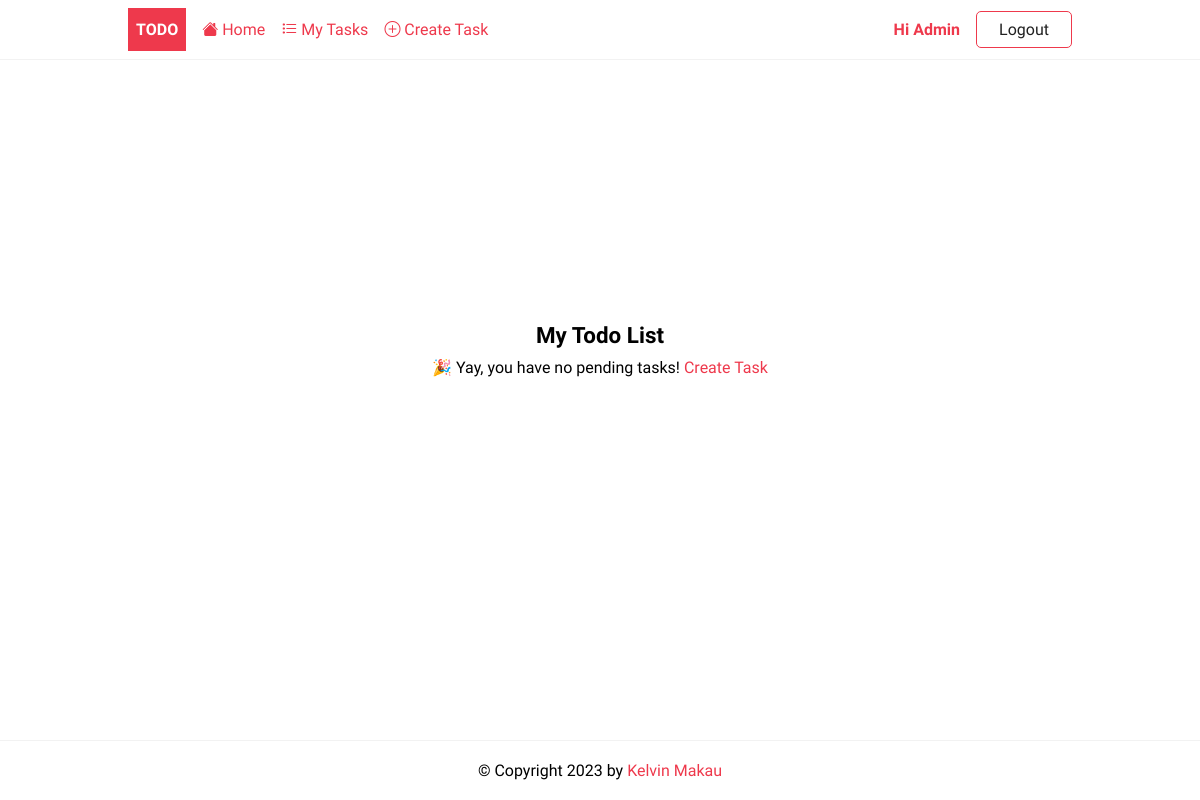
The app's page /tasks (signed in), older data.
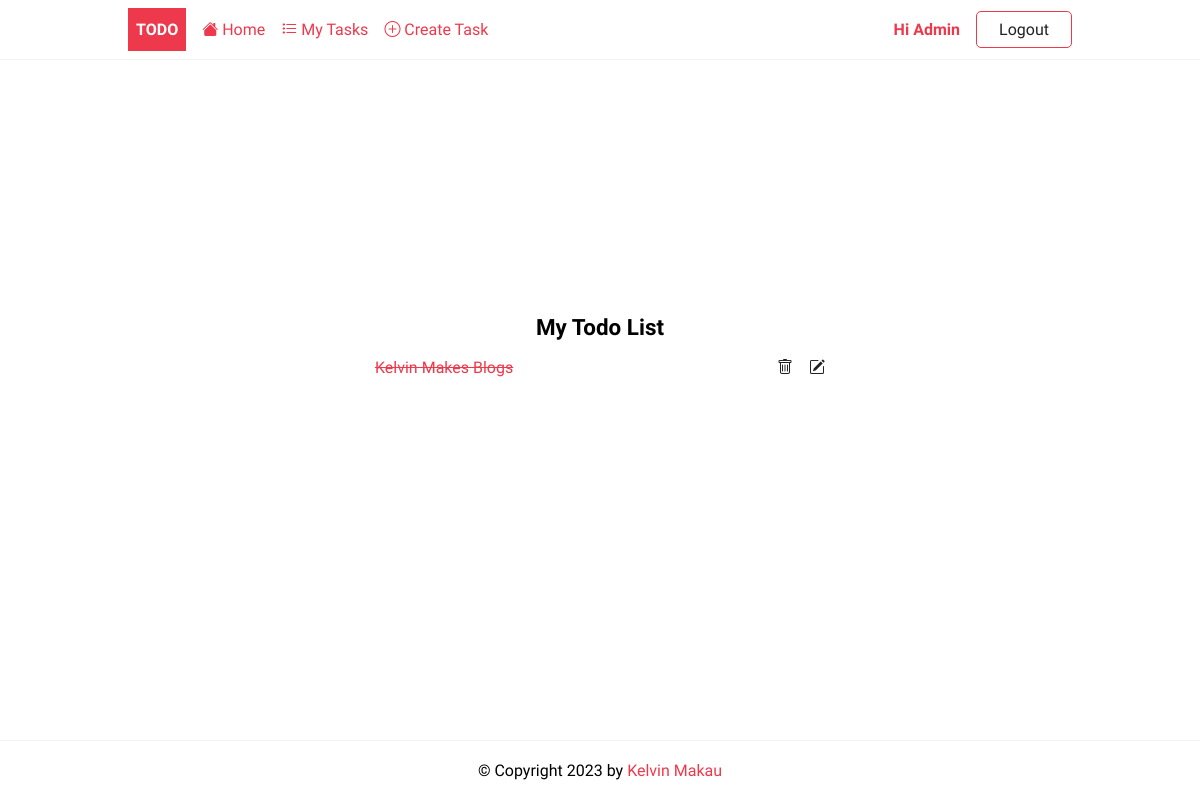
The same page, newer data.
### todo/models.py (models this page shows, shortened)
class Task(models.Model):
    title = models.CharField(max_length=255)
    description = models.TextField(null=True, blank=True)
    completed = models.BooleanField(default=False)
    created_at = models.DateTimeField(auto_now_add=True)
    user = models.ForeignKey(User, on_delete=models.CASCADE, null=True, blank=True)
    class Meta:
        ordering=['completed']

### todo/views.py (the view)
# urls.py: path('tasks', TaskList.as_view(), name='tasks'),
class TaskList(LoginRequiredMixin, ListView):
    model = Task
    context_object_name = 'tasks'
    def get_context_data(self, **kwargs):
        context = super().get_context_data(**kwargs)
        context['tasks'] = context['tasks'].filter(user=self.request.user)
        return context

### todo/templates/todo/task_list.html
{% extends 'base.html' %}
{%block content%}
<div class="center">
	<h2>My Todo List</h2>
	{% if tasks %}
	<ul class="tasks">
		{% for task in tasks %}
			<li><a href="{% url 'task' task.id %}" class="{% if task.completed%}completed{%endif%}">{{ task.title }}</a>
				 <div  class="task-controls">
				 	<a href="{% url 'task-delete' task.id %}"><i class="bi bi-trash"></i> </a>
					<a href="{% url 'task-update' task.id %}"><i class="bi bi-pencil-square"></i></a>
		         </div>
		    </li>
		{% endfor %}
	{% else %}
		<p>🎉 Yay, you have no pending tasks! <a href="{%url 'task-create'%}">Create Task</a></p>
	{% endif %}
	</ul>
</div>
{%endblock content%}

### templates/base.html (shortened to what this page needs)
{%load static %}
<!DOCTYPE html>
<html lang="en">
    <head>
        <link rel="stylesheet" href="{% static 'css/styles.css' %}" />
    </head>
    <body>
        <header class="header">
            <div class="container">
            	<a href="{%url 'home'%}" class="logo">Todo</a>
                <nav class="nav">
                	<a href="{%url 'home'%}"><i class="bi bi-house-fill"></i> Home</a>
                    {% if request.user.is_authenticated %}
                        <a href="{% url 'tasks' %}"><i class="bi bi-list-task"></i> My Tasks</a>
                        <a href="{% url 'task-create' %}"><i class="bi bi-plus-circle"></i> Create Task</a>
                            <a href="#">Hi {{request.user | title}}</a>
                        <a href="{% url 'logout' %}" class="btn btn-outline">Logout</a>
                    {% else %}
                        <a href="{% url 'login' %}" class="btn btn-outline">Login</a>
                        <a href="{% url 'register' %}" class="btn btn-primary">Join Now</a>
                    {% endif %}
                </nav>
            </div>
        </header>
        <main>
            <div class="container">
             {%block content %}
             {%endblock content%}
            </div>
        </main>
        <footer class="footer">
            <div class="container">
				<p>&copy; Copyright {% now "Y" %} by <a href="https://kelvinmike.netlify.app">Kelvin Makau</a></p>
            </div>
        </footer>
    </body>
</html>

### static/css/styles.css (style rules this page uses)
:root { --color-primary: #ee394c; --color-secondary: #86b7fe; --color-light: #f2f2f2; --color-gray: #ced4da; --color-dark: #212121; --color-white: #ffffff; --color-error: #e2442f; --color-warning: #ffc900; --color-info: #02a2b9; --color-success: #1ba345; --color-input: #00d1b2; --border-radius: 5px; }
* { margin: 0; padding: 0; box-sizing: border-box; text-rendering: optimizeLegibility; }
html, body { height: 100%; }
body { font-family: 'Dosis', sans-serif; font-size: 1rem; line-height: 1.7; display: flex; flex-direction: column; }
h2 { font-size: 1.4rem; }
a { color: var(--color-primary); text-decoration: none; }
.container { max-width: 960px; margin: 0 auto; padding: 0.5rem; }
.header { border-bottom: solid 1px var(--color-light); }
.header .container { display: flex; align-items: center; gap:1rem; }
.nav { display:flex; gap:1rem; align-items: center; justify-content: center; flex-basis: 100%; }
.nav a:nth-last-child(2) { margin-left: auto; font-weight: bold; }
.logo { padding: 0.5rem; background-color: var(--color-primary); text-decoration: none; color: var(--color-white); font-weight: bold; text-transform: uppercase; }
.tasks { list-style: none; width: 100%; max-width: 450px; }
.tasks li { display: flex; justify-content: space-between; align-items: center; width: 100%; border-bottom: solid 1px var(--color-dark); padding: 0.5rem 0; }
.tasks li:last-of-type { border-bottom: none; }
.task-controls { display: flex; justify-content: space-between; gap: 1rem; }
.task-controls a { color: var(--color-dark); }
.completed { text-decoration: line-through; }
.footer p { text-align: center; }
.footer { margin-top: auto; padding: 0.5rem 0; border-top: solid 1px var(--color-light); }
.btn { padding: 0.25rem 0.75rem; border-radius: var(--border-radius); background-color: var(--color-white); border: solid 1px var(--color-white); color: var(--color-dark); cursor: pointer; text-decoration: none; font-size: 1rem; min-width: 6rem; text-align: center; }
.btn-outline { border: solid 1px var(--color-primary); }
.center { display: flex; flex-direction: column; align-items: center; justify-content: center; min-height: 70vh; }

Row changes from the older to the newer data that the page shows:
added Task: title "Kelvin Makes Blogs"
Text that changed along with them:
text no longer shown: "🎉 Yay, you have no pending tasks! Create Task"
